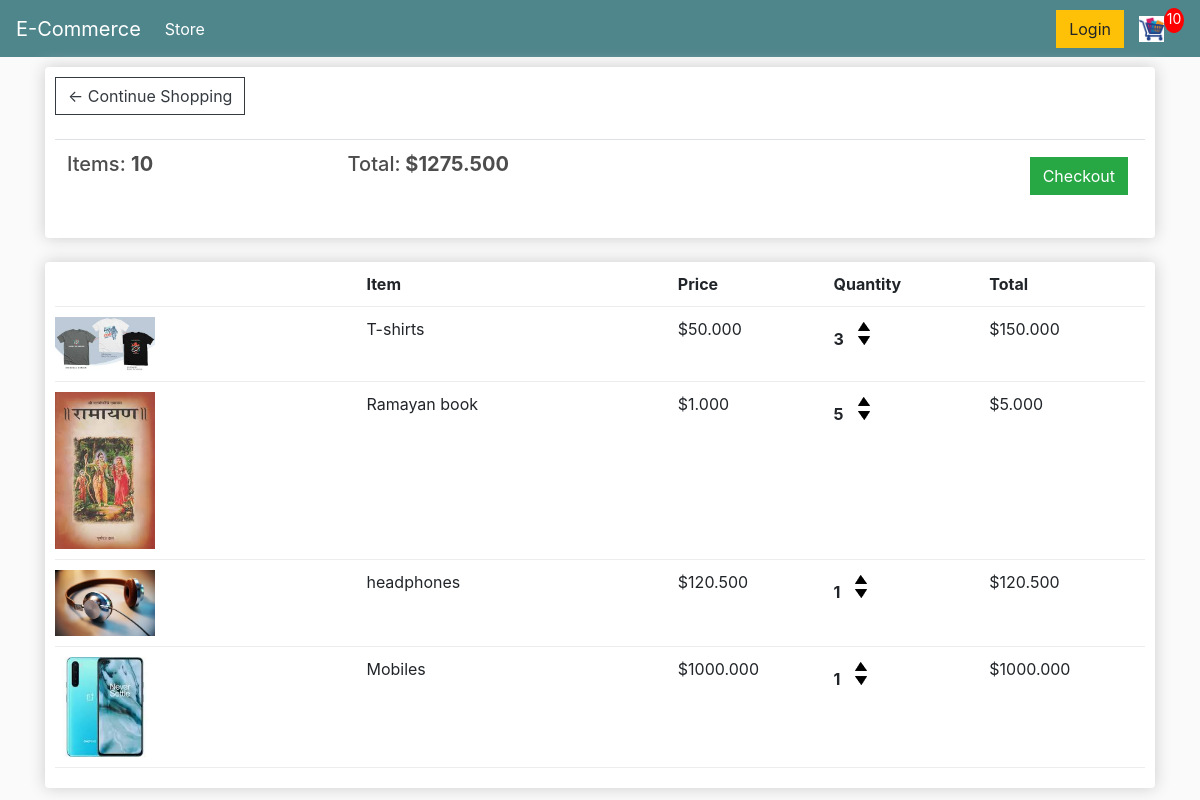
The page /website/cart/ (signed in) on the database as committed earlier.
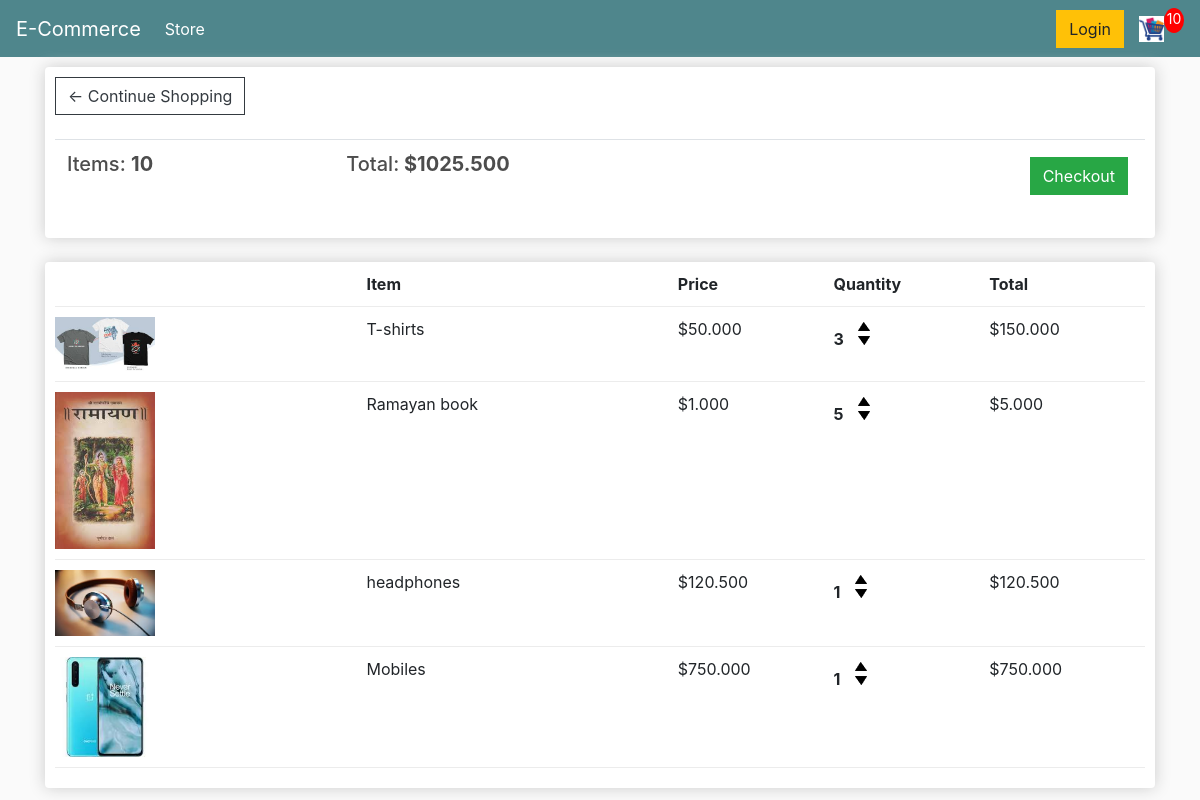
The same page on the database as committed later.
### store/models.py (models this page shows, shortened)
class Order(models.Model):
	customer = models.ForeignKey(Customer, on_delete=models.SET_NULL, null=True, blank=True)
	date_ordered = models.DateTimeField(auto_now_add=True)
	complete = models.BooleanField(default=False)
	transaction_id = models.CharField(max_length=100, null=True)
	@property
	def get_cart_total(self):
		orderitems=self.orderitem_set.all()
		total=sum([item.get_total for item in orderitems])
		return total
	@property
	def get_cart_items(self):
		orderitems=self.orderitem_set.all()
		total=sum([item.quantity for item in orderitems])
		return total

class OrderItem(models.Model):
	product = models.ForeignKey(Product, on_delete=models.SET_NULL, null=True)
	order = models.ForeignKey(Order, on_delete=models.SET_NULL, null=True)
	quantity = models.IntegerField(default=0, null=True, blank=True)
	date_added = models.DateTimeField(auto_now_add=True)
	@property
	def get_total(self):
		total=self.product.price * self.quantity
		return total

class Product(models.Model):
    name=models.CharField(max_length=200)
    price=models.DecimalField(max_digits=7,decimal_places=3)
    image=models.ImageField(null=True,blank=True)
    digital=models.BooleanField(default=False,null=True,blank=True)
    @property
    def imageURL(self):
        try:url=self.image.url
        except:url=''
        return url

### store/views.py (the view)
# urls.py: path('cart/',views.cart, name='cart'),
def cart(request):
    data=cartData(request)
    cartItems=data['cartItems']
    order=data['order']
    items=data['items']
    d={'items':items,'order':order,'cartItems':cartItems}
    return render(request,'cart.html',d)

### store/utils.py (called while the page is built)
def cartData(request):
    if(request.user.is_authenticated):
        customer=request.user.customer
        order,created=Order.objects.get_or_create(customer=customer,complete=False)
        items=order.orderitem_set.all()
        cartItems=order.get_cart_items
    else:
        cookieData=cookieCart(request)
        cartItems=cookieData['cartItems']
        order=cookieData['order']
        items=cookieData['items']
    return {'cartItems':cartItems,'order':order,'items':items}

### templates/cart.html
{% extends 'main.html' %}
{% load static %}
{% block content %}
	<div class="row">
		<div class="col-lg-12">
			<div class="box-element">
				<a  class="btn btn-outline-dark" href="{% url 'store' %}">&#x2190; Continue Shopping</a>
				<br>
				<br>
				<table class="table">
					<tr>
						<th><h5>Items: <strong>{{order.get_cart_items}}</strong></h5></th>
						<th><h5>Total:<strong> ${{order.get_cart_total}}</strong></h5></th>
						<th>
							<a  style="float:right; margin:5px;" class="btn btn-success" href="{% url 'checkout' %}">Checkout</a>
						</th>
					</tr>
				</table>
			</div>
			<br>
			<div class="box-element">
				<div class="cart-row">
					<div style="flex:2"></div>
					<div style="flex:2"><strong>Item</strong></div>
					<div style="flex:1"><strong>Price</strong></div>
					<div style="flex:1"><strong>Quantity</strong></div>
					<div style="flex:1"><strong>Total</strong></div>
				</div>
				{% for item in items %}
				<div class="cart-row">
					<div style="flex:2"><img class="row-image" src="{{item.product.imageURL}}"></div>
					<div style="flex:2"><p>{{item.product.name}}</p></div>
					<div style="flex:1"><p>${{item.product.price}}</p></div>
					<div style="flex:1">
						<p class="quantity">{{item.quantity}}</p>
						<div class="quantity">
							<img data-product={{item.product.id}} data-action="add" class="chg-quantity update-cart" src="{% static  'images/uparrow.png' %}">
							<img data-product={{item.product.id}}   data-action="remove" class="chg-quantity update-cart" src="{% static  'images/downarrow.png' %}">
						</div>
					</div>
					<div style="flex:1"><p>${{item.get_total}}</p></div>
				</div>
				{% endfor %}
			</div>
		</div>
	</div>
{% endblock content %}

Rows that differ between the two databases and show on the page:
changed through a linked row, Order: get_cart_total "1275.500" → "1025.500"
changed through a linked row, OrderItem "Mobiles": product.price "1000.000" → "750.000"; get_total "1000.000" → "750.000"
